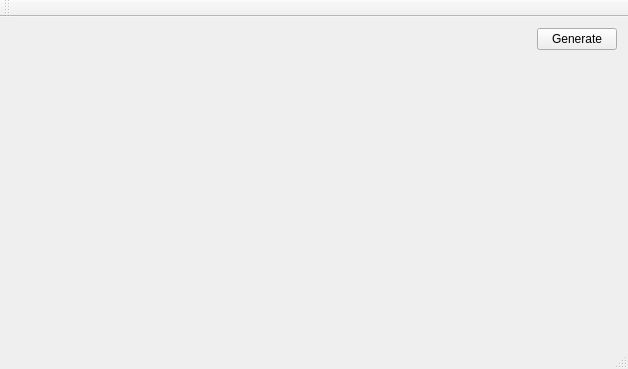
<?xml version="1.0" encoding="UTF-8"?>
<ui version="4.0">
 <class>MainWindow</class>
 <widget class="QMainWindow" name="MainWindow">
  <property name="geometry">
   <rect>
    <x>0</x>
    <y>0</y>
    <width>628</width>
    <height>369</height>
   </rect>
  </property>
  <property name="windowTitle">
   <string>MainWindow</string>
  </property>
  <widget class="QWidget" name="centralWidget">
   <layout class="QVBoxLayout" name="verticalLayout_2" stretch="1,0,1">
    <item>
     <layout class="QVBoxLayout" name="scaleLayout">
      <property name="spacing">
       <number>0</number>
      </property>
     </layout>
    </item>
    <item>
     <layout class="QHBoxLayout" name="horizontalLayout">
      <item>
       <spacer name="horizontalSpacer">
        <property name="orientation">
         <enum>Qt::Horizontal</enum>
        </property>
        <property name="sizeHint" stdset="0">
         <size>
          <width>40</width>
          <height>20</height>
         </size>
        </property>
       </spacer>
      </item>
      <item>
       <widget class="QPushButton" name="generateLaelsButton">
        <property name="text">
         <string>Generate</string>
        </property>
       </widget>
      </item>
     </layout>
    </item>
    <item>
     <widget class="QLabel" name="labelsListLabel">
      <property name="text">
       <string/>
      </property>
     </widget>
    </item>
   </layout>
  </widget>
  <widget class="QMenuBar" name="menuBar">
   <property name="geometry">
    <rect>
     <x>0</x>
     <y>0</y>
     <width>628</width>
     <height>21</height>
    </rect>
   </property>
  </widget>
  <widget class="QToolBar" name="mainToolBar">
   <attribute name="toolBarArea">
    <enum>TopToolBarArea</enum>
   </attribute>
   <attribute name="toolBarBreak">
    <bool>false</bool>
   </attribute>
  </widget>
  <widget class="QStatusBar" name="statusBar"/>
 </widget>
 <layoutdefault spacing="6" margin="11"/>
 <resources/>
 <connections/>
</ui>
